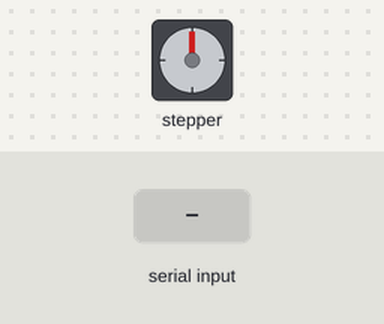
A sketch run on a simulated Arduino Uno, built with avr-gcc and run on an emulated ATmega328P. On the bench: stepper motor. The test bench sets the inputs (shaded band). Stepper angles assume 2052 steps per turn.

Above: at 1.2 s.
1.3 s: "90,45\n" received over Serial
At 2.8 s:
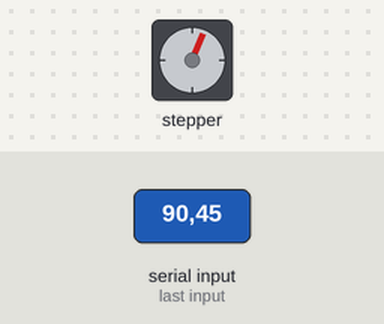
3.1 s: "30,150\n" received over Serial
At 4.7 s:
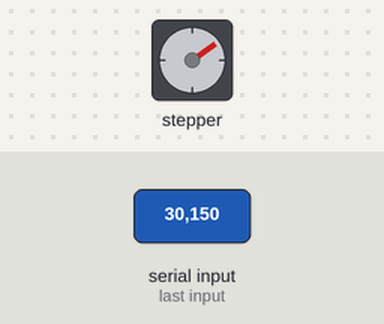
5.1 s: "90\n" received over Serial
At 6.1 s:
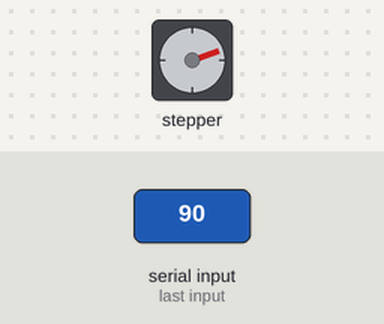
6.8 s: "200\n" received over Serial
At 7.8 s:
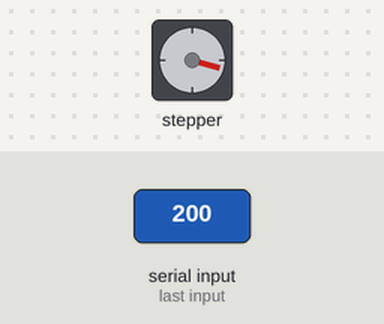
8.8 s: "90,45\n" received over Serial
At 9.9 s:
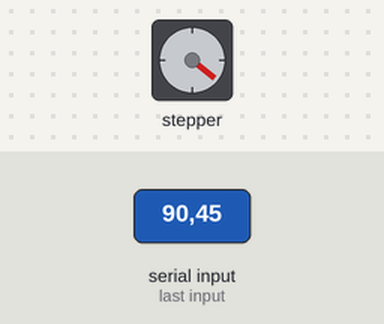
10.6 s: "30,150\n" received over Serial
At 11.6 s:
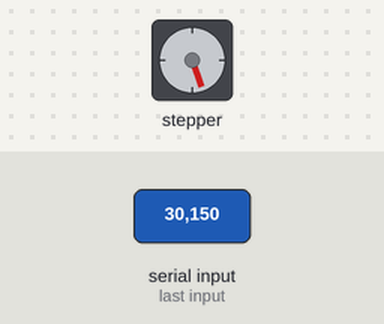
Timing chart, 0 to 13.6 s (numbered marks = the images above; inputs shaded):
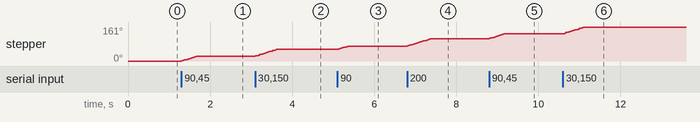

Measured:
- after the input at 1.3 s, stepper: turns 23° clockwise in 0.37 s, starting at once
- after the input at 3.1 s, stepper: turns 32° clockwise in 0.51 s, starting at once
- after the input at 5.1 s, stepper: turns 16° clockwise in 0.25 s, starting at once
- after the input at 6.8 s, stepper: turns 35° clockwise in 0.58 s, starting at once
- after the input at 8.8 s, stepper: turns 23° clockwise in 0.37 s, starting at once
- after the input at 10.6 s, stepper: turns 32° clockwise in 0.51 s, starting at once

The sketch:

TwoSteppers.ino
```cpp
//Works with with matlab to move stepper quickly
#include <Stepper.h>
const int stepsPerRevolution = 2052;
int rotate = 0;

Stepper myStepper1 = Stepper(stepsPerRevolution, 8, 10, 9, 11);
Stepper myStepper2 = Stepper(stepsPerRevolution, 2, 4, 3, 5);


void setup(){
  Serial.begin(9600);
  myStepper1.setSpeed(10);
  myStepper2.setSpeed(10);
}

void loop(){
  if(Serial.available() > 0){
    rotate = Serial.parseInt();

    if(rotate > -1000 && rotate < 10000){
        myStepper1.step(rotate);
    }
    else if(rotate >-20000 && rotate < -10000){
       rotate = rotate + 10000;
        myStepper2.step(rotate);
    }
    else if(rotate > 10000 && rotate < 20000){
        rotate = rotate - 10000;
        myStepper2.step(rotate);
    }
  }
}
```
